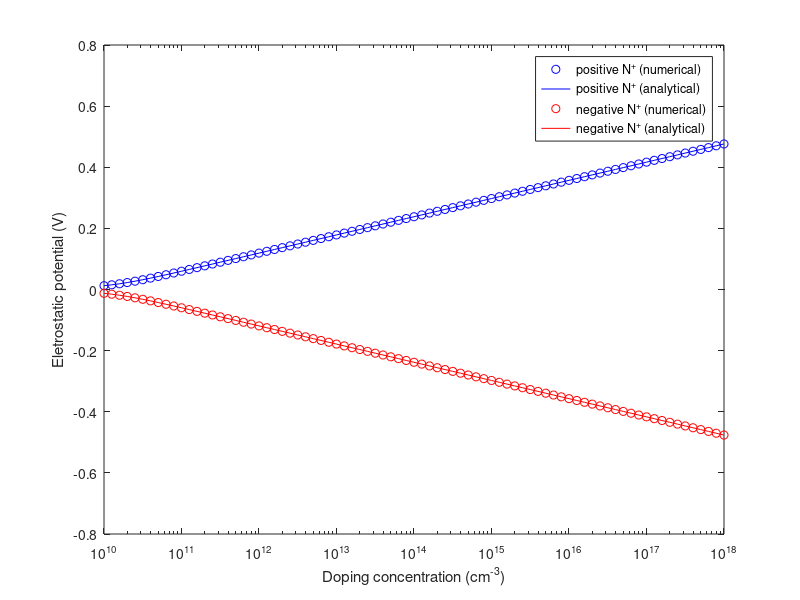
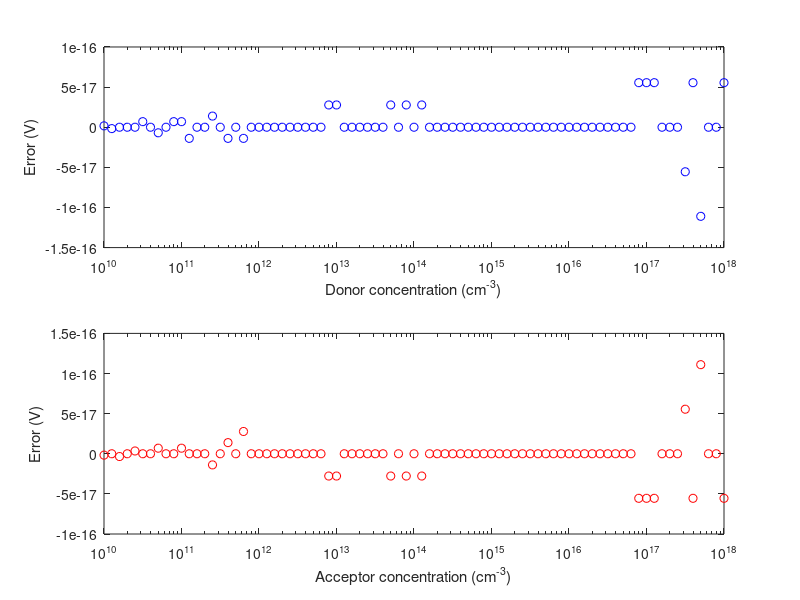

Write the MATLAB code that produced these figures, in order.
close all;
clear all;

n_int = 1e10; % Intrinsic carrier density of silicon at 300K
q = 1.602192e-19; % Elementary charge, C
k_B = 1.380662e-23; % Boltzmann constant
T = 300; % Temparature
VT = (k_B*T)/q;
dop_sweep = transpose(10:0.1:18);
dop = 1*10.^(dop_sweep(:,1)); % Dopant density

% Numerical Solution %
N(:,1) = 1*dop; % Donor
for i = 1:length(dop_sweep)
    phi = 1;
    for newton = 1:1000
        Jaco = n_int*(-1/VT)*exp(-phi/VT)-n_int*(1/VT)*exp(phi/VT); % Jacobian
        res = N(i,1)+n_int*exp(-phi/VT)-n_int*exp(phi/VT); % Residue
        update = Jaco\(-res);
        phi = phi+update;
    end
    phi_num(i,1) = phi;
end

N(:,2) = -1*dop; % Acceptor
for i = 1:length(dop_sweep)
    phi = -1;
    for newton=1:1000
        Jaco = n_int*(-1/VT)*exp(-phi/VT)-n_int*(1/VT)*exp(phi/VT); % Jacobian
        res = N(i,2)+n_int*exp(-phi/VT)-n_int*exp(phi/VT); % Residue
        update = Jaco\(-res);
        phi = phi+update;
    end
    phi_num(i,2) = phi;
end

% Analytic Solution %
for i = 1:length(dop_sweep)
    phi_anal(i,1) = VT*asinh(N(i,1)./(2*n_int));
    phi_anal(i,2) = VT*asinh(N(i,2)./(2*n_int));
end

diff(:,1) = phi_anal(:,1)-phi_num(:,1);
diff(:,2) = phi_anal(:,2)-phi_num(:,2);

figure(1);
semilogx(N(:,1),phi_num(:,1),'bo',N(:,1),phi_anal(:,1),'b-',abs(N(:,2)),phi_num(:,2),'ro',abs(N(:,2)),phi_anal(:,2),'r-');
xlabel('Doping concentration (cm^-^3)');
ylabel('Eletrostatic potential (V)');
legend('positive N^+ (numerical)', 'positive N^+ (analytical)', 'negative N^+ (numerical)', 'negative N^+ (analytical)','Location','Best');
figure(2);
subplot(2,1,1);
semilogx(N(:,1),diff(:,1),'bo');
xlabel('Donor concentration (cm^-^3)');
ylabel('Error (V)');
subplot(2,1,2);
semilogx(abs(N(:,2)),diff(:,2),'ro');
xlabel('Acceptor concentration (cm^-^3)');
ylabel('Error (V)');
